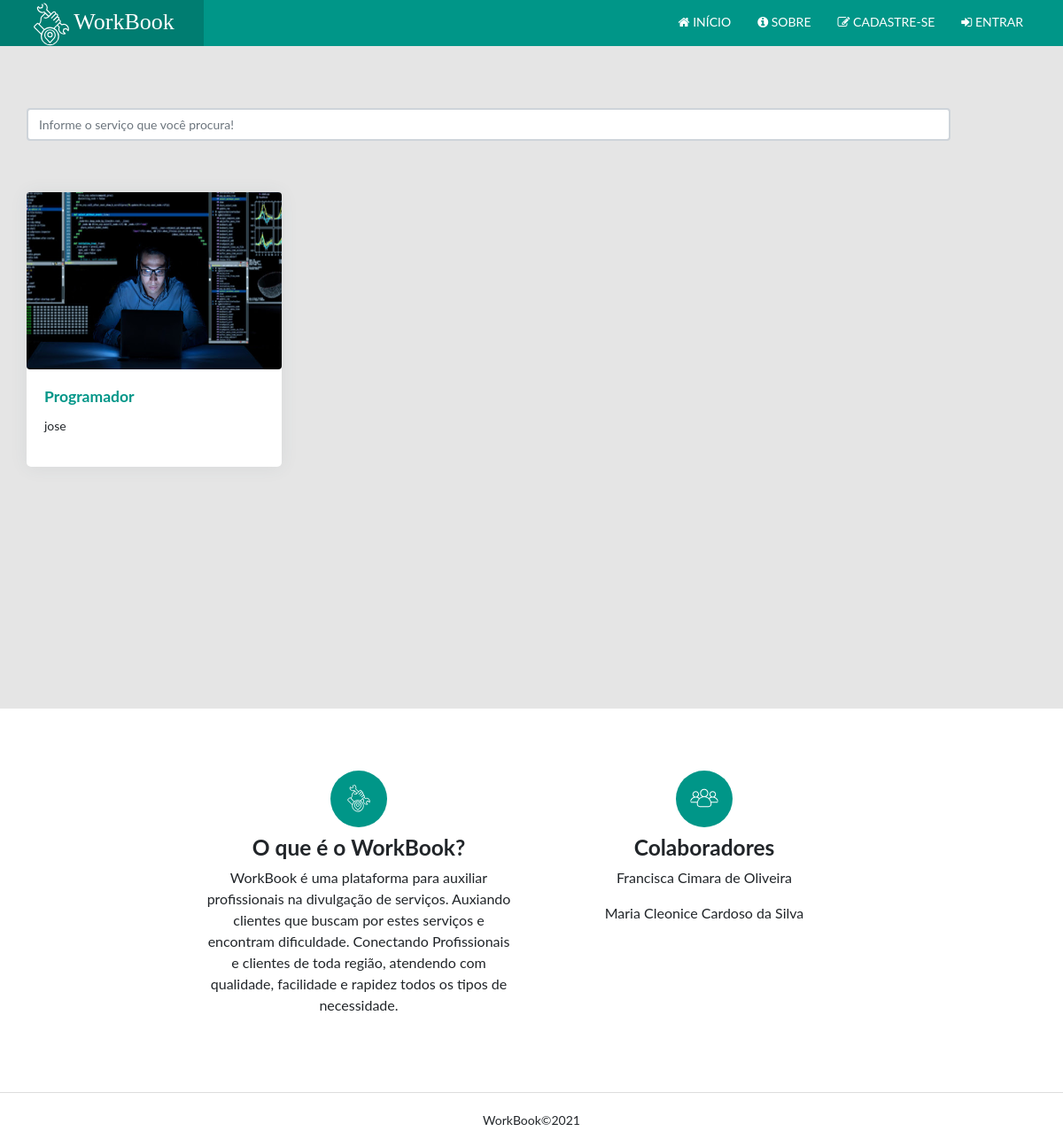
The page / on the database its author committed.
### usuario/models.py (models this page shows, shortened)
class Profissional(models.Model):
            profissao = models.CharField('Profissão', max_length=250)
            categoria = models.OneToOneField(Categoria, on_delete=models.CASCADE, related_name='categoria')
            slug = models.SlugField('Atalho', unique=True, blank=True, null=True)
            descricao = models.CharField('Descrição', max_length=250)
            imagem = models.ImageField(upload_to='fotos/%Y/%m/', blank=True, null=True)
            user = models.OneToOneField(Usuario, on_delete=models.CASCADE, related_name='usario',
                                        error_messages={
                                            "unique": "Já existe um profissional cadastrado para este usuário."
                                        }
                                        )
            acesso_permitido = models.BooleanField(default=True)
            class Meta:
                verbose_name = 'Profissional'
                verbose_name_plural = 'Profissional'
                ordering = ['id']
            """def clean(self):
                model = self.__class__
                if model.objects.count() > 0 and self.user_id != model.objects.get().user_id:
                    raise ValidationError("Você já tem um perfil profissional cadastrado.")"""

### usuario/views.py (the view)
# urls.py: path('', views.home, name='home'),
def home(request):
   profissional = Profissional.objects.all()
   context = {
       'profissional': profissional
   }
   return render(request, 'usuario/home.html',context)

### usuario/templates/usuario/home.html (shortened to what this page needs)
<!DOCTYPE html>
{% load static %}
<html lang="en">
<head>
    <link rel="stylesheet" type="text/css" href="{% static 'css/main.css'%}">
    <link rel="stylesheet" type="text/css"
          href="https://maxcdn.bootstrapcdn.com/font-awesome/4.7.0/css/font-awesome.min.css">
</head>
<body>
<header class="app-header"><a class="app-header__logo" href=""><img style=" filter: invert(100%)" height="50"
                                                                    src="{% static 'images/estacao-de-servico.svg' %}">WorkBook</a>
    <ul class="app-nav">
         <li class="dropdown"><a class="app-nav__item" href="" data-toggle="dropdown"><i
                class="fa fa fa-home"></i>&nbsp;INÍCIO</a>
        <li class="dropdown"><a class="app-nav__item" href="#sobre" data-toggle="dropdown"><i
                class="fa fa-info-circle"></i>&nbsp;SOBRE</a>
        </li>
        <li class="dropdown"><a class="app-nav__item" href="{% url 'usuario:cadastro' %}" data-toggle="dropdown"><i
                class="fa fa-pencil-square-o"></i>&nbsp;CADASTRE-SE</a>
        </li>
        <li class="dropdown"><a class="app-nav__item" href="{% url 'usuario:submit_login' %}" data-toggle="dropdown"><i
                class="fa fa-sign-in"></i>&nbsp;ENTRAR</a>
        </li>
    </ul>
</header>
<main class="app-content-home">
        <div class="align-items-center page-content">
         {% if 'profissional' not in request.path %}
            <br><br>
           <form method="get" action="{% url 'usuario:buscar' %}">
                <div class="form-group row">
                    <div class="col-11" >
                        <input class="form-control"
                               type="search"
                               id="search-input"
                               placeholder="Informe o serviço que você procura!"
                               name="termo" aria-label="Search">
                    </div>
                </div>
            </form>
            {% endif %}
            <br/>
            <br/>
            <div class="card-columns">
                {% for profissional in profissional %}
                <div class="card col-18" style="width: 18rem;">
                    {% if profissional.imagem %}
                    <a href="{{ profissional.slug }}">
                        <img class="rounded " src="{{ profissional.imagem.url  }}" alt="{{ profissional.profissao }}"
                             style="width: 288px; height: 200px; object-fit: fill;">
                    </a>
                    {% endif %}
                    <div class="card-body">
                        <a href="{{ profissional.slug }}">
                            <h5 class="card-title">{{ profissional.profissao }} </h5></a>
                        <p>{{profissional.slug}}</p>
                    </div>
                </div>
                {% endfor %}
            </div>
        </div>
</main>
<div id="sobre">
    <section class="features">
        <div class="features-cards">
            <div class="features-card">
                <div class="feature-icon-backdrop">
                    <img style=" filter: invert(100%);" class="feature-icon" height="10"
                         src="{% static 'images/estacao-de-servico.svg' %}">
                </div>
                <h3>O que é o WorkBook?</h3>
                <p>WorkBook é uma plataforma para auxiliar profissionais na divulgação de serviços.
                    Auxiando clientes que buscam por estes serviços e encontram dificuldade.
                    Conectando Profissionais e clientes de toda região, atendendo com qualidade, facilidade e
                    rapidez todos os tipos de necessidade.</p>
            </div>
            <div class="features-card">
                <div class="feature-icon-backdrop">
                    <img style=" filter: invert(100%);" class="feature-icon" height="10"
                         src="{% static 'images/group.svg' %}">
                </div>
                <h3>Colaboradores</h3>
                <p class="feature-description">Francisca Cimara de Oliveira</p>
                <p>Maria Cleonice Cardoso da Silva</p>
            </div>
        </div>
    </section>
</div>
<footer class="landing-footer"><b></b>WorkBook&copy2021</footer>

### rows shown on the page
Profissional: imagem (picture), profissao "Programador", slug "jose"
